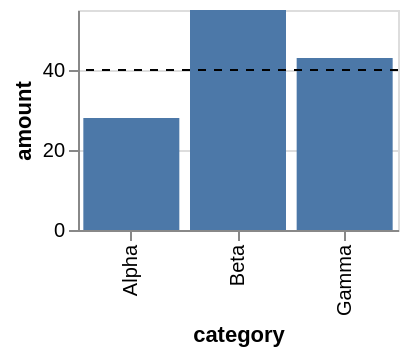

Express this chart as Vega-Lite.
### Vega-Lite specification from a JSON file in a GitHub repository (floating-point values rounded to 4 significant figures)
{"$schema": "https://vega.github.io/schema/vega-lite/v5.json", "description": "Three parameters: a plain value, one bound to an input, and one derived from another.", "data": {"values": [{"category": "Alpha", "amount": 28}, {"category": "Beta", "amount": 55}, {"category": "Gamma", "amount": 43}, {"category": "Delta", "amount": 12}]}, "width": 160, "height": 110, "params": [{"name": "cutoff", "value": 20}, {"name": "tint", "value": "#4c78a8", "bind": {"input": "color"}}, {"name": "marker", "expr": "cutoff * 2"}], "transform": [{"filter": "datum.amount > cutoff"}], "layer": [{"mark": "bar", "encoding": {"x": {"field": "category", "type": "nominal"}, "y": {"field": "amount", "type": "quantitative"}, "color": {"value": {"expr": "tint"}}}}, {"mark": {"type": "rule", "strokeDash": [4, 4]}, "encoding": {"y": {"datum": {"expr": "marker"}, "type": "quantitative"}}}]}
